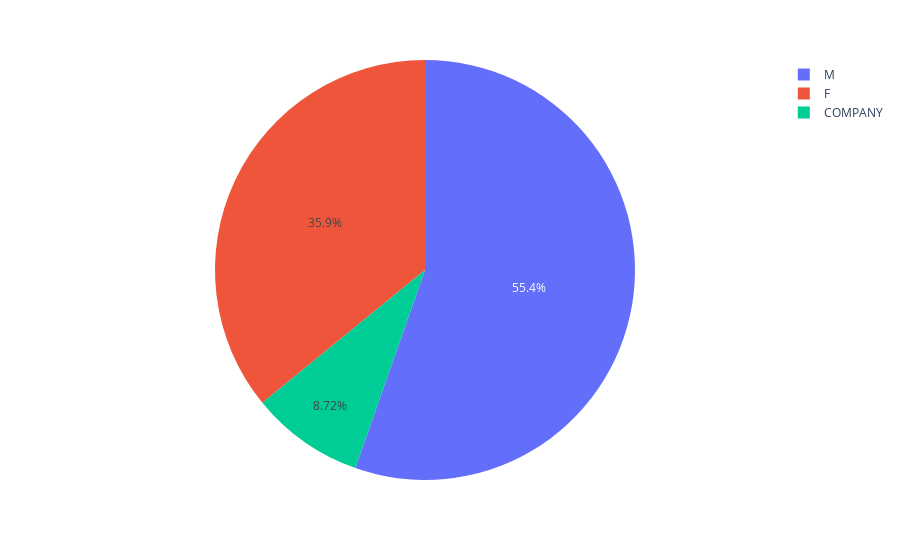

Here is the notebook cell this chart was saved with:
### Code cell
px.pie(gender_frequencies, values='Name', names='Gender')

### Figure 1 — Plotly figure (JSON) as saved in the notebook; plotly's stock layout.template omitted (floating-point values rounded to 4 significant figures)
{"data": [{"domain": {"x": [0, 1], "y": [0, 1]}, "hovertemplate": "Gender=%{label}<br>Name=%{value}<extra></extra>", "labels": ["COMPANY", "F", "M"], "legendgroup": "", "name": "", "showlegend": true, "type": "pie", "values": [17, 70, 108]}], "layout": {"legend": {"tracegroupgap": 0}, "margin": {"t": 60}}}
